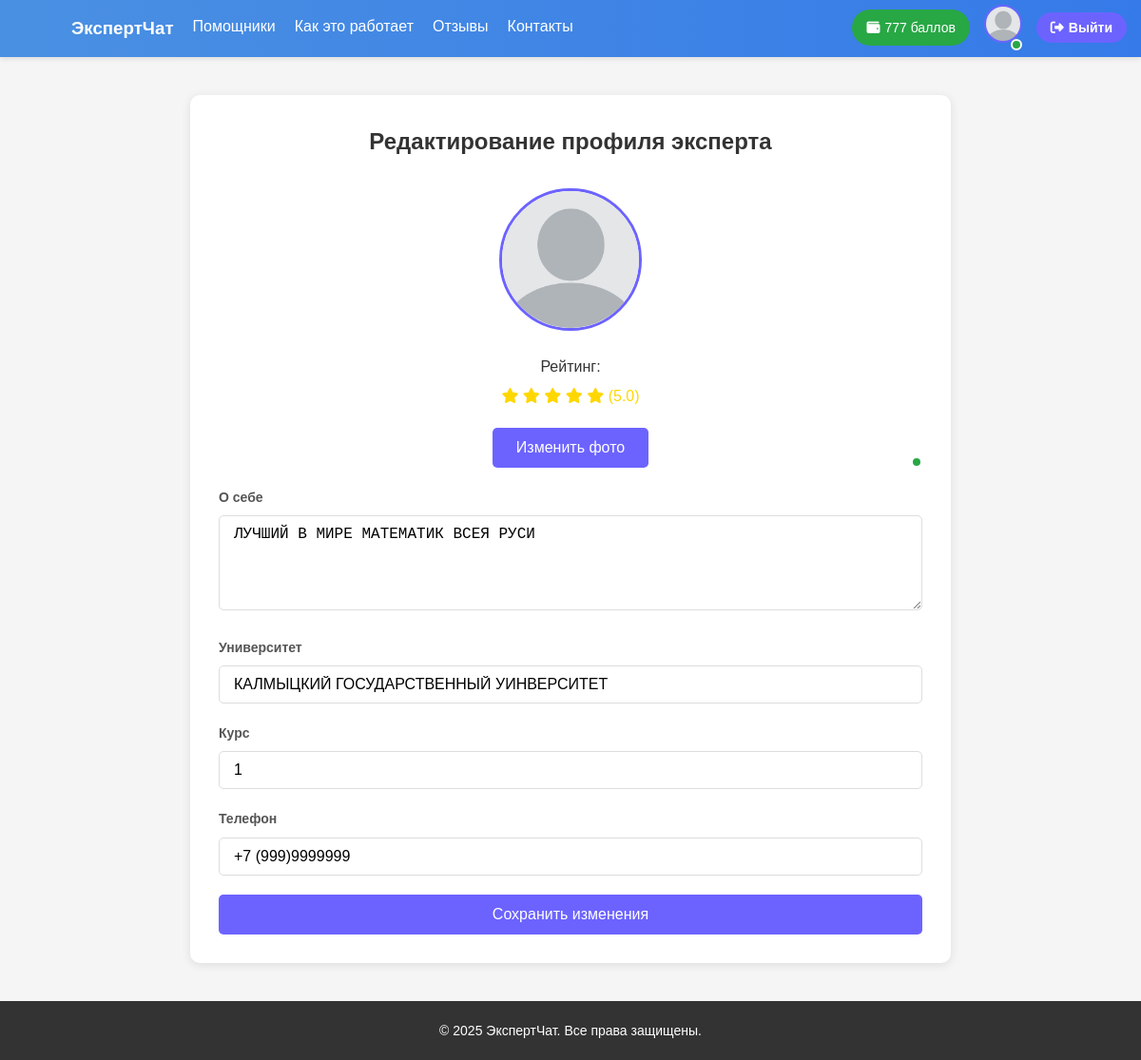
Screenshot of /categories/profile/ (signed in) with the database file from the repository.
### categories/models.py (models this page shows, shortened)
class AdditionalInfo(models.Model):
    id = models.AutoField(primary_key=True)
    user_id = models.IntegerField(default = 0)
    description = models.TextField(max_length=65535, blank=True, null=True, verbose_name="Description", default="Ваше описание")
    rate = models.FloatField(blank=True, null=True, verbose_name="Rating", default = 5.0)
    university = models.CharField(max_length=65535, blank=True, null=True, verbose_name="Название университета", default = "")
    course = models.IntegerField(blank=True, null=True, verbose_name="Course", default=1)
    rank = models.IntegerField(blank=True, null=True, verbose_name="Rank", default=1)
    is_mentor = models.BooleanField(default = False)
    phone = models.CharField(max_length = 20, default = "+7 (XXX) XXX-XX-XX")
    balance = models.PositiveIntegerField(
        default = 0,
        verbose_name='Balance'
    )
    photo = models.ImageField(
        upload_to='media',
        blank=True,
        null=True,
        verbose_name='Profile Photo',
        default='media/default/default-avatar.png'
    )
    is_online = models.BooleanField(
        default=False,
        verbose_name='Online Status'
    )
    categories = models.ManyToManyField(
        'categories.Category',
        blank=True,
        verbose_name="Categories"
    )
    class Meta:
        verbose_name = "Additional info"
        verbose_name_plural = "Additional info"

### categories/views.py (the view)
# urls.py: path('profile/', views.profile, name = 'profile'),
def profile(request):
    user_id = request.user.id
    user_data = AdditionalInfo.objects.get_or_create(user_id = user_id)
    return render(request, 'categories/profile.html', {'user_data': user_data[0]})

### categories/templates/categories/profile.html (shortened to what this page needs)
{% load static %}
<!DOCTYPE html>
<html lang="ru">
<head>
  <link rel="stylesheet" href="https://cdnjs.cloudflare.com/ajax/libs/font-awesome/6.4.0/css/all.min.css">
  <link rel="stylesheet" href="{% static 'categories/css/categories.css' %}">
</head>
<body>
  <header>
    <div class="container">
      <nav>
        <ul class="nav-menu">
          <li><a href="{% url 'categories'%}"><h3>ЭкспертЧат</h3></a></li>
          <li><a href="#">Помощники</a></li>
          <li><a href="#">Как это работает</a></li>
          <li><a href="#">Отзывы</a></li>
          <li><a href="#">Контакты</a></li>
        </ul>
      </nav>
      <div class="user-controls">
        <div class="balance-btn">
          <i class="fas fa-wallet"></i> {{ user_data.balance }} баллов
        </div>
        <div class="profile-status">
          <a href="{% url 'profile'%}" class="user-icon">
            <img src="{% if user_data.photo %}{{ user_data.photo.url }}{% else %}{% static 'categories/img/default-avatar.png' %}{% endif %}"
                 alt="Фото профиля" class="profile-photo-preview">
            {% if user_data.is_online %}
              <span class="online-dot"></span>
            {% endif %}
          </a>
        </div>
        <form action="{% url 'logout' %}" method="post" class="logout-form">
          <button type="submit" class="auth-btn">
            <i class="fas fa-sign-out-alt"></i> Выйти
          </button>
        </form>
      </div>
    </div>
  </header>
  <div class="edit-profile-container">
    <div class="edit-profile-header">
      <h1>Редактирование профиля эксперта</h1>
    </div>
    <form method="post" enctype="multipart/form-data" action="{% url 'change_profile'%}">
      <div class="profile-photo-upload">
        <img id="photo-preview" src="{{ user_data.photo.url }}"
             alt="Фото профиля" class="profile-photo-large">
        {% if user_data.is_online %}
          <span class="online-dot"></span>
        {% endif %}
        <div class="rating-display">
          <span>Рейтинг:</span>
          <div class="rating-stars">
            {% for i in "12345" %}
              {% if forloop.counter <= user_data.rate %}
                <i class="fas fa-star"></i>
              {% else %}
                <i class="far fa-star"></i>
              {% endif %}
            {% endfor %}
            <span>({{ user_data.rate|floatformat:1 }})</span>
          </div>
        </div>
        <button type="button" onclick="document.getElementById('photo-upload').click()" class="btn-save" style="width: auto; margin-top: 10px;">
          Изменить фото
        </button>
      </div>
      <div class="form-group">
        <label for="description">О себе</label>
        <textarea id="description" name="description" class="form-control"
                  placeholder="{{user_data.description}}">{{ user_data.description }}</textarea>
      </div>
      <div class="form-group">
        <label for="university">Университет</label>
        <input type="text" id="university" name="university" class="form-control"
               value="{{ user_data.university }}" placeholder="{{user_data.university}}">
      </div>
      <div class="form-group">
        <label for="course">Курс</label>
         <input type="text" id="course" name="course" class="form-control"
               value="{{ user_data.course }}" placeholder="{{ user_data.course }}">
      </div>
      <div class="form-group">
        <label for="phone">Телефон</label>
        <input type="tel" id="phone" name="phone" class="form-control"
               value="{{ user_data.phone }}" placeholder="{{ user_data.phone }}">
      </div>
      <button type="submit" class="btn-save">Сохранить изменения</button>
    </form>
  </div>
  <footer>
    <div class="container">
      <p>&copy; 2025 ЭкспертЧат. Все права защищены.</p>
    </div>
  </footer>
</body>
</html>

### categories/static/categories/css/categories.css (style rules this page uses)
* { box-sizing: border-box; margin: 0; padding: 0; }
body { font-family: 'Segoe UI', sans-serif; line-height: 1.6; background-color: #f2f5f9; color: #333; }
.container { width: 90%; max-width: 1200px; margin: 0 auto; }
header { background: linear-gradient(to right, #4a90e2, #357ae8); color: white; padding: 20px 0; box-shadow: 0 4px 12px rgba(0, 0, 0, 0.1); }
.nav-menu { list-style: none; display: flex; gap: 25px; margin-top: 10px; }
.nav-menu li a { text-decoration: none; color: white; font-weight: 500; transition: color 0.3s; }
footer { background-color: #f8f8f8; text-align: center; padding: 25px 0; margin-top: 60px; font-size: 14px; color: #777; }
.auth-btn { padding: 10px 20px; background-color: #ffffff; color: #4a90e2; border-radius: 8px; font-weight: 600; text-decoration: none; border: 2px solid #ffffff; transition: all 0.3s ease; }
h1 { font-size: 24px; font-weight: 600; text-align: center; margin-bottom: 30px; color: var(--text-color); }
.form-group { margin-bottom: 20px; position: relative; }
label { display: block; margin-bottom: 8px; font-weight: 500; font-size: 14px; }
input { width: 100%; padding: 14px 16px; border: 1px solid var(--border-color); border-radius: 8px; font-size: 15px; transition: border 0.3s, box-shadow 0.3s; }

### categories/templates/categories/profile.html (style rules this page uses)
body { font-family: Arial, sans-serif; margin: 0; padding: 0; background-color: #f5f5f5; }
.container { width: 90%; max-width: 1200px; margin: 0 auto; padding: 0 15px; }
header { background-color: white; box-shadow: 0 2px 5px rgba(0,0,0,0.1); padding: 15px 0; position: relative; }
.nav-menu { display: flex; list-style: none; margin: 0; padding: 0; gap: 20px; }
.nav-menu a { text-decoration: none; color: #333; font-weight: 500; }
.user-controls { position: absolute; right: 15px; top: 5px; display: flex; align-items: center; gap: 15px; }
.profile-status { position: relative; }
.profile-photo-preview { width: 40px; height: 40px; border-radius: 50%; object-fit: cover; border: 2px solid #6c63ff; }
.online-dot { position: absolute; bottom: 0; right: 0; width: 12px; height: 12px; background-color: #28a745; border: 2px solid white; border-radius: 50%; }
.auth-btn { background: #6c63ff; color: white; border: none; padding: 8px 15px; border-radius: 20px; cursor: pointer; font-size: 14px; transition: background 0.3s; display: flex; align-items: center; gap: 5px; }
.balance-btn { background: #28a745; color: white; border: none; padding: 8px 15px; border-radius: 20px; cursor: default; font-size: 14px; display: flex; align-items: center; gap: 5px; }
.edit-profile-container { max-width: 800px; margin: 40px auto; padding: 30px; background: white; border-radius: 10px; box-shadow: 0 2px 10px rgba(0,0,0,0.1); }
.edit-profile-header { text-align: center; margin-bottom: 30px; }
.profile-photo-upload { display: flex; flex-direction: column; align-items: center; margin-bottom: 20px; position: relative; }
.profile-photo-large { width: 150px; height: 150px; border-radius: 50%; object-fit: cover; margin-bottom: 15px; border: 3px solid #6c63ff; }
.rating-display { display: flex; flex-direction: column; align-items: center; gap: 5px; margin: 10px 0; }
.rating-stars { color: #FFD700; }
.form-group { margin-bottom: 20px; }
.form-group label { display: block; margin-bottom: 8px; font-weight: 600; color: #555; }
.form-control { width: 100%; padding: 10px 15px; border: 1px solid #ddd; border-radius: 5px; font-size: 16px; }
textarea.form-control { min-height: 100px; resize: vertical; }
.btn-save { background: #6c63ff; color: white; border: none; padding: 12px 25px; border-radius: 5px; cursor: pointer; font-size: 16px; transition: background 0.3s; width: 100%; }
footer { background-color: #333; color: white; text-align: center; padding: 20px 0; margin-top: 40px; }

### rows the page displays
AdditionalInfo: balance "777", photo (placeholder picture), rate "5.0", description "ЛУЧШИЙ В МИРЕ МАТЕМАТИК ВСЕЯ РУСИ", university "КАЛМЫЦКИЙ ГОСУДАРСТВЕННЫЙ УИНВЕРСИТЕТ", course "1", phone "+7 (999)9999999"
